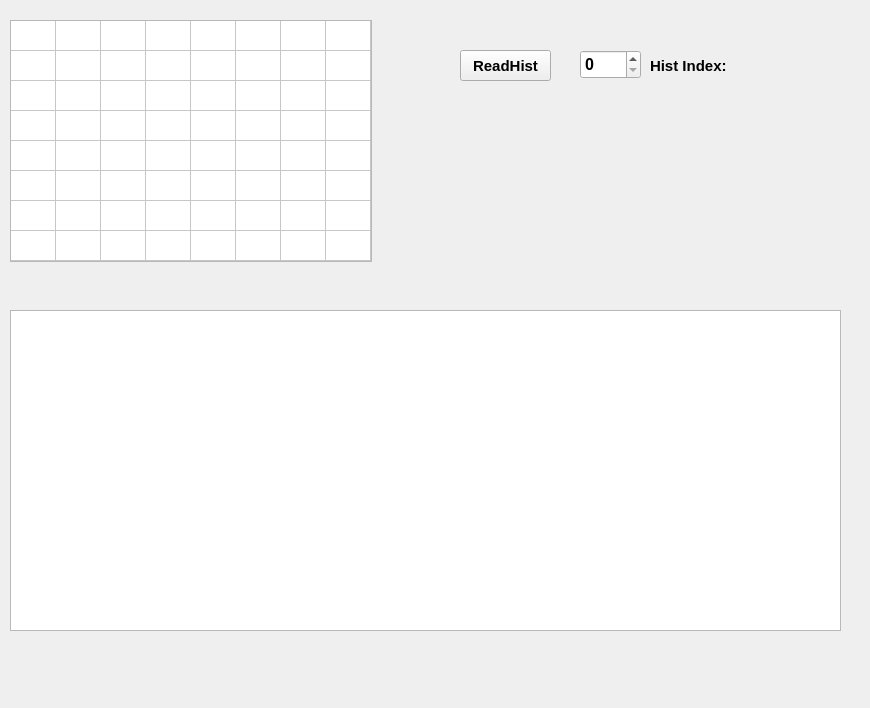
<?xml version="1.0" encoding="UTF-8"?>
<ui version="4.0">
 <class>Form_Hist</class>
 <widget class="QWidget" name="Form_Hist">
  <property name="geometry">
   <rect>
    <x>0</x>
    <y>0</y>
    <width>870</width>
    <height>708</height>
   </rect>
  </property>
  <property name="windowTitle">
   <string>Form_Hist</string>
  </property>
  <widget class="QTableWidget" name="tableWidget_Hist">
   <property name="geometry">
    <rect>
     <x>10</x>
     <y>20</y>
     <width>362</width>
     <height>242</height>
    </rect>
   </property>
   <property name="rowCount">
    <number>8</number>
   </property>
   <property name="columnCount">
    <number>8</number>
   </property>
   <attribute name="horizontalHeaderVisible">
    <bool>false</bool>
   </attribute>
   <attribute name="horizontalHeaderDefaultSectionSize">
    <number>45</number>
   </attribute>
   <attribute name="horizontalHeaderHighlightSections">
    <bool>false</bool>
   </attribute>
   <attribute name="horizontalHeaderMinimumSectionSize">
    <number>21</number>
   </attribute>
   <attribute name="verticalHeaderVisible">
    <bool>false</bool>
   </attribute>
   <row/>
   <row/>
   <row/>
   <row/>
   <row/>
   <row/>
   <row/>
   <row/>
   <column/>
   <column/>
   <column/>
   <column/>
   <column/>
   <column/>
   <column/>
   <column/>
  </widget>
  <widget class="QGraphicsView" name="graphicsView_Hist">
   <property name="geometry">
    <rect>
     <x>10</x>
     <y>310</y>
     <width>831</width>
     <height>321</height>
    </rect>
   </property>
  </widget>
  <widget class="QPushButton" name="pushButton_readHist">
   <property name="geometry">
    <rect>
     <x>460</x>
     <y>50</y>
     <width>91</width>
     <height>31</height>
    </rect>
   </property>
   <property name="font">
    <font>
     <pointsize>11</pointsize>
     <weight>75</weight>
     <bold>true</bold>
    </font>
   </property>
   <property name="text">
    <string>ReadHist</string>
   </property>
  </widget>
  <widget class="QSpinBox" name="spinBox_HistDataSelect">
   <property name="geometry">
    <rect>
     <x>580</x>
     <y>50</y>
     <width>61</width>
     <height>29</height>
    </rect>
   </property>
   <property name="font">
    <font>
     <pointsize>12</pointsize>
     <weight>75</weight>
     <bold>true</bold>
    </font>
   </property>
  </widget>
  <widget class="QLabel" name="label">
   <property name="geometry">
    <rect>
     <x>650</x>
     <y>50</y>
     <width>91</width>
     <height>31</height>
    </rect>
   </property>
   <property name="font">
    <font>
     <pointsize>11</pointsize>
     <weight>75</weight>
     <bold>true</bold>
    </font>
   </property>
   <property name="text">
    <string>Hist Index:</string>
   </property>
  </widget>
 </widget>
 <resources/>
 <connections/>
</ui>
